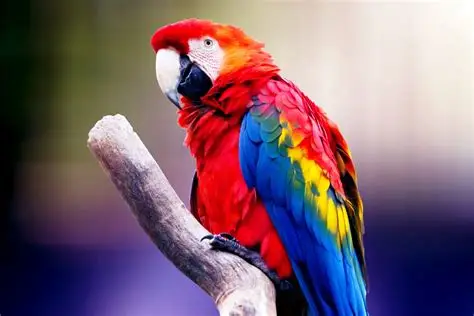
#> input picture parrot.webp, 474 x 316 px
$ jupyter execute DIPT-EXP3.ipynb
#> lines starting #> are read from the running program, lines starting #| are printed output that depends on the picture
[cell 1]
import cv2
import numpy as np
import matplotlib.pyplot as plt

# Read Grayscale Image
img = cv2.imread('parrot.webp', cv2.IMREAD_GRAYSCALE)
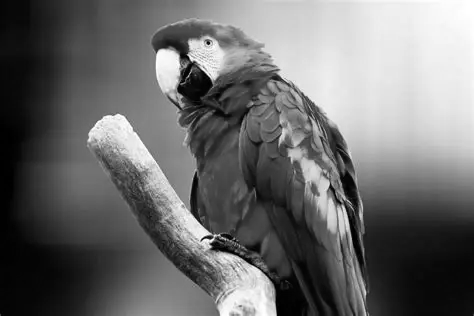
#> img: shape (316, 474); min 0, max 255, mean 108

# Display Original Grayscale Image
plt.imshow(img, cmap='gray')
plt.title('Original Image')
plt.show()

# Original Histogram
plt.hist(img.ravel(), 256, range=[0, 256])
plt.title('Original Histogram')
plt.show()
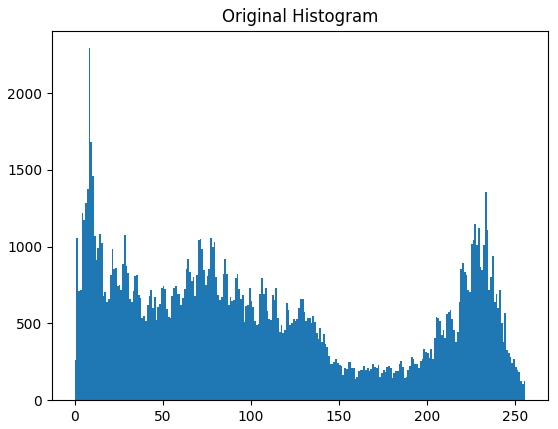
#> figure drawn by matplotlib, 1 panel; tallest bar 2293 high, from x = 8 to 9

# Histogram Equalization
img_eq = cv2.equalizeHist(img)
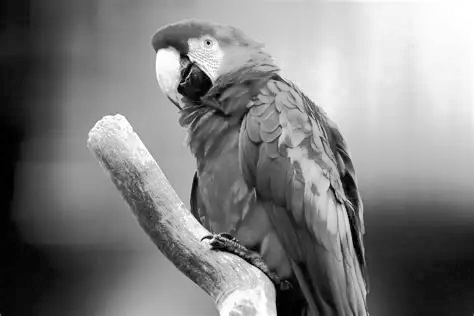
#> img_eq: shape (316, 474); min 0, max 255, mean 127.9

# Equalized Histogram
plt.hist(img_eq.ravel(), 256, range=[0, 256])
plt.title('Equalized Histogram')
plt.show()
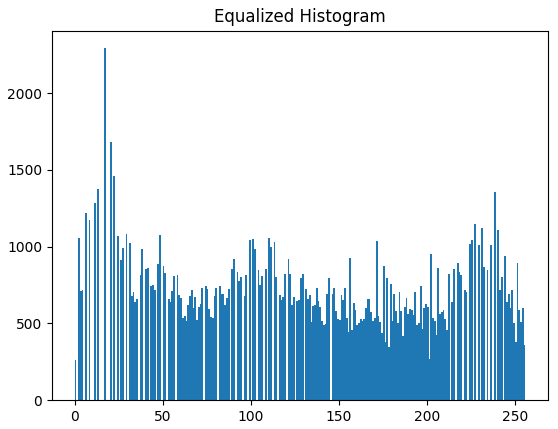
#> figure drawn by matplotlib, 1 panel; tallest bar 2293 high, from x = 17 to 18

# Display Equalized Image
plt.imshow(img_eq, cmap='gray')
plt.title('Equalized Image')
plt.show()

# Read Color Image
img = cv2.imread('parrot.webp', cv2.IMREAD_COLOR)
#> img is the input picture: shape (316, 474, 3); mean B, G, R 112.5, 98.6, 124.8

# Convert BGR to HSV
img_hsv = cv2.cvtColor(img, cv2.COLOR_BGR2HSV)
#> img_hsv: shape (316, 474, 3); mean H, S, V 87.9, 128.9, 147.2

# Apply Histogram Equalization to V Channel
img_hsv[:, :, 2] = cv2.equalizeHist(img_hsv[:, :, 2])
#> img_hsv: shape (316, 474, 3); mean H, S, V 87.9, 128.9, 127.9

# Convert HSV to BGR
img_eq = cv2.cvtColor(img_hsv, cv2.COLOR_HSV2BGR)
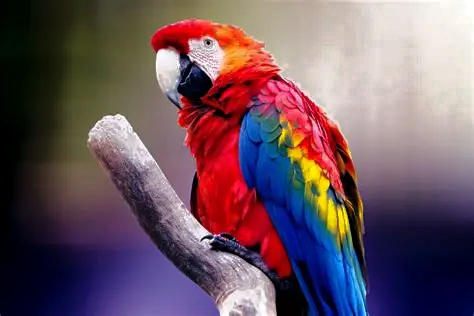
#> img_eq: shape (316, 474, 3); mean B, G, R 97.3, 86.3, 109.7

# Display Equalized Color Image
plt.imshow(img_eq[:, :, ::-1])
plt.title('Equalized Color Image')
plt.show()

# Histogram of Equalized Color Image
plt.hist(img_eq.ravel(), 256, range=[0, 256])
plt.title('Histogram Equalized')
plt.show()
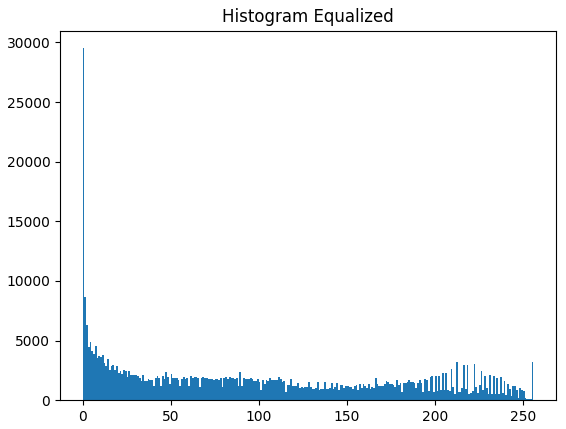
#> figure drawn by matplotlib, 1 panel; tallest bar 29515 high, from x = 0 to 1

# Compare Original and Equalized Color Images
plt.figure(figsize=(20, 10))

plt.subplot(221)
plt.imshow(img[:, :, ::-1])
plt.title('Original Color Image')

plt.subplot(222)
plt.imshow(img_eq[:, :, ::-1])
plt.title('Equalized Color Image')

plt.show()
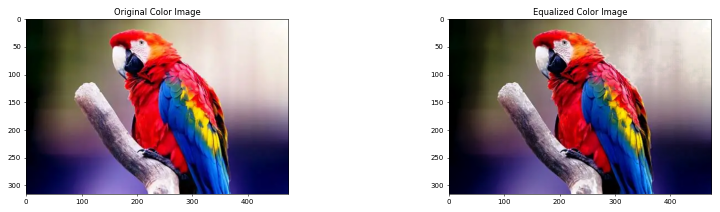
#> figure drawn by matplotlib, 2 panels

# Compare Original and Equalized Histograms
plt.figure(figsize=(15, 4))

plt.subplot(121)
plt.hist(img.ravel(), 256, range=[0, 256])
plt.title('Original Image Histogram')

plt.subplot(122)
plt.hist(img_eq.ravel(), 256, range=[0, 256])
plt.title('Equalized Image Histogram')

plt.show()
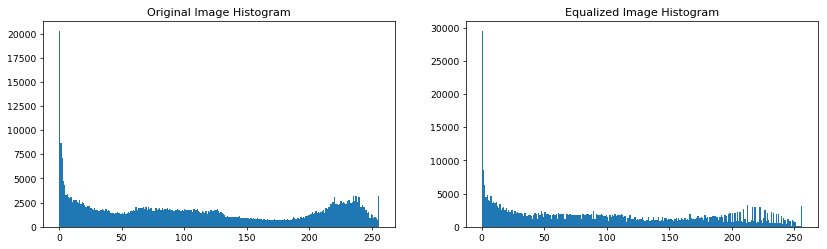
#> figure drawn by matplotlib, 2 panels; panel 1: tallest bar 20267 high, from x = 0 to 1; panel 2: tallest bar 29515 high, from x = 0 to 1
